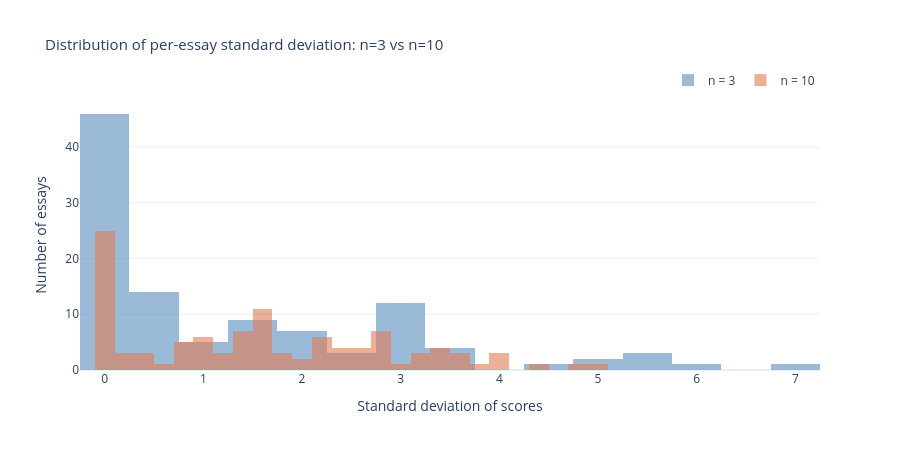

The code cell stored with this chart in its notebook:
### Code cell
colors = {"n3": "#5A8DBE", "n10": "#E07B54"}

fig = go.Figure()

for label, col, color in [("n = 3", "std_3r", colors["n3"]),
                           ("n = 10", "std_10r", colors["n10"])]:
    fig.add_trace(go.Histogram(
        x=df_std_comparison[col],
        name=label,
        marker_color=color,
        opacity=0.6,
        nbinsx=30,
    ))

fig.update_layout(
    barmode="overlay",
    title=dict(
        text="Distribution of per-essay standard deviation: n=3 vs n=10",
        font=dict(size=15)
    ),
    xaxis_title="Standard deviation of scores",
    yaxis_title="Number of essays",
    legend=dict(orientation="h", yanchor="bottom", y=1.02, xanchor="right", x=1),
    template="plotly_white",
    height=450,
)

### Figure 1 — Plotly figure (JSON) as saved in the notebook; plotly's stock layout.template omitted (floating-point values rounded to 4 significant figures)
{"data": [{"marker": {"color": "#5A8DBE"}, "name": "n = 3", "nbinsx": 30, "opacity": 0.6, "type": "histogram", "x": [0.0, 0.6807, 3.623, 0.0, 1.392, 1.155, 0.0, 0.0, 2.887, 0.0, 0.0, 0.5774, 0.0, 1.732, 1.258, 0.0, 0.0, 2.887, 0.0, 0.5774, 0.7638, 0.0, 1.665, 1.473, 0.0, 0.0, 2.887, 0.0, 0.2887, 0.4726, 0.0, 1.392, 1.774, 0.0, 2.887, 0.0, 0.0, 0.5508, 2.03, 0.0, 1.732, 0.4757, 0.0, 0.0, 2.887, 0.0, 0.866, 0.5774, 0.0, 1.443, 1.09, 0.0, 0.0, 5.0, 3.464, 3.259, 1.501, 0.3819, 0.1443, 1.893, 0.0, 2.887, 5.774, 0.0, 3.024, 2.47, 5.485, 5.346, 7.217, 0.0, 0.0, 0.0, 3.637, 2.309, 2.829, 0.1443, 0.5774, 5.281, 0.0, 0.0, 5.0, 0.0, 2.055, 1.85, 0.0, 0.433, 0.6614, 0.0, 2.887, 2.887, 0.0, 2.098, 1.193, 0.1443, 0.1277, 2.646, 0.0, 0.0, 0.0, 0.5774, 0.7211, 2.887, 0.0, 2.021, 4.418, 0.0, 2.887, 0.0]}, {"marker": {"color": "#E07B54"}, "name": "n = 10", "nbinsx": 30, "opacity": 0.6, "type": "histogram", "x": [0.1897, 0.8001, 2.36, 1.328, 1.092, 1.789, 0.0, 0.0, 2.838, 0.0, 0.5763, 0.7279, 0.0, 0.9934, 1.302, 0.0, 1.581, 3.162, 0.483, 1.567, 2.243, 0.8696, 1.358, 1.005, 0.0, 1.581, 3.689, 0.0, 0.9129, 2.379, 0.0, 1.236, 1.444, 0.0, 2.838, 2.838, 0.0, 0.7427, 1.525, 1.487, 1.144, 1.623, 0.0, 0.0, 1.581, 0.0, 1.057, 3.509, 0.0, 2.069, 4.445, 0.0, 1.581, 3.375, 2.385, 2.739, 3.437, 0.3873, 3.489, 3.714, 0.0, 4.972, 3.375, 1.115, 2.593, 3.523, 0.0, 3.938, 4.858, 0.0, 2.108, 3.162, 0.1265, 1.877, 2.171, 0.0, 1.958, 1.798, 0.0, 1.581, 3.162, 2.898, 2.554, 2.577, 0.2372, 2.142, 2.48, 0.0, 2.108, 2.838, 0.0, 2.208, 2.771, 0.0, 1.463, 1.07, 0.0, 1.581, 1.581, 0.3162, 0.7183, 3.082, 0.0, 1.418, 3.948, 1.581, 2.582, 3.944]}], "layout": {"barmode": "overlay", "height": 450, "legend": {"orientation": "h", "x": 1, "xanchor": "right", "y": 1.02, "yanchor": "bottom"}, "title": {"font": {"size": 15}, "text": "Distribution of per-essay standard deviation: n=3 vs n=10"}, "xaxis": {"title": {"text": "Standard deviation of scores"}}, "yaxis": {"title": {"text": "Number of essays"}}}}
